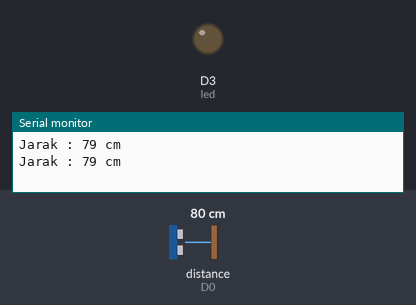
The program below on a simulated ESP8266 (NodeMCU). On the bench: output pins drawn as LEDs (lit = HIGH), the last lines printed to the serial monitor. Wiring (inferred from the names in the program): ultrasonic range finder: trigger D1; echo D0. Inputs (shaded band) come from the test bench; at power-on: distance to the obstacle (sensor on D0) 80 cm. The echo pulse lasts 58.3 µs per cm; pins used as bus, display or sensor lines are not drawn.

Above: at 1.8 s.
1.9 s: distance to the obstacle (sensor on D0) set to 13 cm
3.4 s: distance to the obstacle (sensor on D0) set to 10 cm
At 5.2 s:
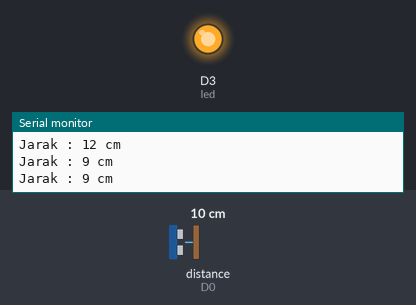
5.5 s: distance to the obstacle (sensor on D0) set to 18 cm
At 6.9 s:
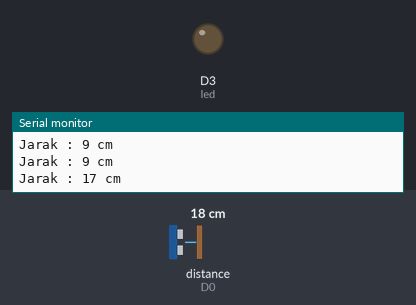
7.5 s: distance to the obstacle (sensor on D0) set to 2 cm
At 8.5 s:
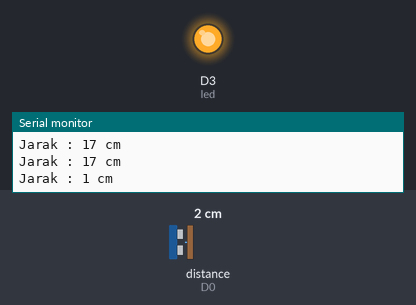
Timing chart, 0 to 10.5 s (numbered marks = the images above; inputs shaded):
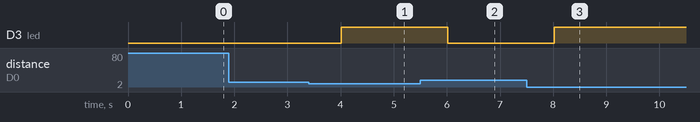

Measured:
- the behaviour switches between 12 and 11 cm on distance to the obstacle (sensor on D0) (found by bisection; images 0 and 1)
- after the input at 3.4 s, D3 (led): LOW → HIGH after 0.61 s
- after the input at 5.5 s, D3 (led): HIGH → LOW after 0.52 s
- after the input at 7.5 s, D3 (led): LOW → HIGH after 0.52 s

The program:

main.cpp
```cpp
#include <Arduino.h>

int myFunction(int, int);

int trigPin = D1;
int echoPin = D0;
int led = D3;
long duration ;
int distance ;

void setup() {
  pinMode(led,OUTPUT);
  pinMode(trigPin,OUTPUT);
  pinMode(echoPin, INPUT);
  Serial.begin(9600);
}

void loop() {
  digitalWrite(trigPin,LOW);
  delayMicroseconds(5);
  digitalWrite(trigPin,HIGH);
  delayMicroseconds(10);
  digitalWrite(trigPin,LOW);
  duration =  pulseIn(echoPin,HIGH);
  distance = 0.034 * duration / 2;
  Serial.print("Jarak : ");
  Serial.print(distance);
  Serial.println(" cm");

  if(distance <= 10 ){
    digitalWrite(led,HIGH);
  }  else{
      digitalWrite(led,LOW);
    }


  delay (1000);
}


// put function definitions here:
int myFunction(int x, int y) {
  return x + y;
}
```
